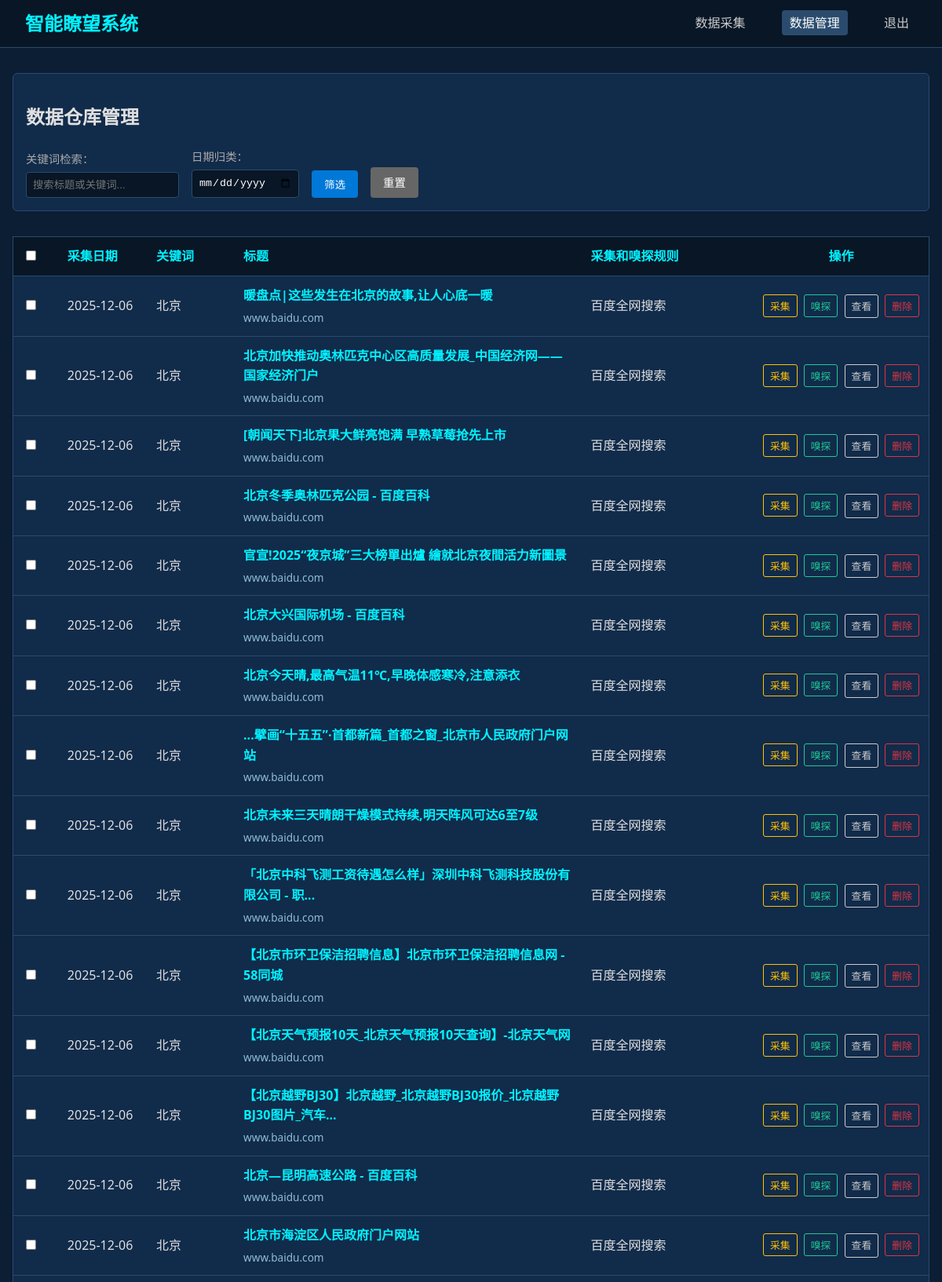
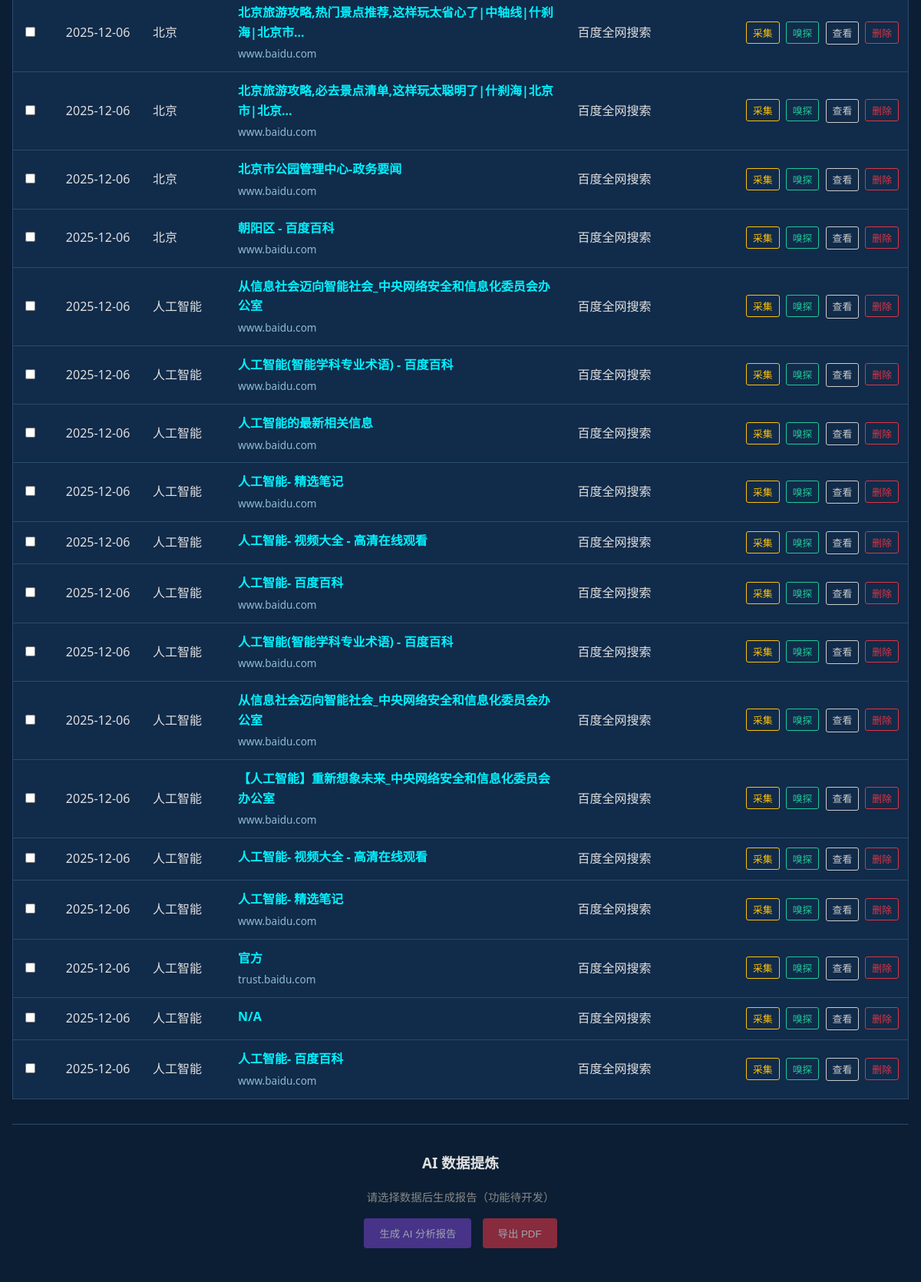
Screenshot of /data_management (signed in) with the database file from the repository (2 pictures, top to bottom).
### models.py (models this page shows, shortened)
class CrawlerResult(db.Model):
    id = db.Column(db.Integer, primary_key=True)
    keyword = db.Column(db.String(100), nullable=False)
    title = db.Column(db.String(200), nullable=False)
    summary = db.Column(db.Text, nullable=True)
    url = db.Column(db.Text, nullable=False)
    cover_url = db.Column(db.Text, nullable=True)
    content = db.Column(db.Text, nullable=True)
    created_at = db.Column(db.DateTime, default=datetime.utcnow)
    @property
    def domain(self):
        try:
            return urlparse(self.url).netloc
        except:
            return ""

### app.py (the view)
@app.route('/data_management')
def data_management():
    if 'user_id' not in session:
        return redirect(url_for('login'))
    keyword_filter = request.args.get('keyword', '')
    date_filter = request.args.get('date', '') # Format YYYY-MM-DD
    query = CrawlerResult.query
    if keyword_filter:
        query = query.filter(CrawlerResult.keyword.contains(keyword_filter) | CrawlerResult.title.contains(keyword_filter))
    if date_filter:
        try:
            date_obj = datetime.strptime(date_filter, '%Y-%m-%d').date()
            query = query.filter(db.func.date(CrawlerResult.created_at) == date_obj)
        except ValueError:
            pass # Ignore invalid date format
    saved_data = query.order_by(CrawlerResult.created_at.desc()).all()
    return render_template('data_management.html', saved_data=saved_data)

### templates/data_management.html (shortened to what this page needs)
<!DOCTYPE html>
<html lang="zh-CN">
<head>
    <link rel="stylesheet" href="{{ url_for('static', filename='style.css') }}">
</head>
<body>
    <nav class="navbar">
        <div class="logo">智能瞭望系统</div>
        <div class="nav-links">
            <a href="{{ url_for('dashboard') }}">数据采集</a>
            <a href="{{ url_for('data_management') }}" class="active">数据管理</a>
            <a href="{{ url_for('logout') }}">退出</a>
        </div>
    </nav>
    <div class="main-container">
        <section class="filter-section">
            <h2>数据仓库管理</h2>
            <form method="GET" action="{{ url_for('data_management') }}" class="filter-form">
                <div class="form-group-inline">
                    <label>关键词检索：</label>
                    <input type="text" name="keyword" value="{{ request.args.get('keyword', '') }}" placeholder="搜索标题或关键词...">
                </div>
                <div class="form-group-inline">
                    <label>日期归类：</label>
                    <input type="date" name="date" value="{{ request.args.get('date', '') }}">
                </div>
                <button type="submit" class="btn-filter">筛选</button>
                <a href="{{ url_for('data_management') }}" class="btn-reset">重置</a>
            </form>
        </section>
        <section class="data-table-section">
            <table class="data-table">
                <thead>
                    <tr>
                        <th width="5%"><input type="checkbox" id="select-all-data"></th>
                        <th width="10%">采集日期</th>
                        <th width="10%">关键词</th>
                        <th width="40%">标题</th>
                        <th width="20%">采集和嗅探规则</th>
                        <th width="15%" style="text-align: center;">操作</th>
                    </tr>
                </thead>
                <tbody>
                    {% for item in saved_data %}
                    <tr id="row-{{ item.id }}">
                        <td><input type="checkbox" class="data-checkbox" value="{{ item.id }}"></td>
                        <td>{{ item.created_at.strftime('%Y-%m-%d') }}</td>
                        <td>{{ item.keyword }}</td>
                        <td title="{{ item.title }}">
                            <a href="{{ item.url }}" target="_blank" class="result-title">{{ item.title }}</a>
                            <div class="result-domain">{{ item.domain }}</div>
                        </td>
                        <td>百度全网搜索</td>
                        <td class="col-actions">
                            <button class="btn-small btn-collect" onclick="startCollect('{{ item.id }}')">采集</button>
                            <button class="btn-small btn-sniff" onclick="startSniff('{{ item.id }}')">嗅探</button>
                            <a href="{{ item.url }}" target="_blank" class="btn-small btn-view-origin">查看</a>
                            <button class="btn-small btn-delete" onclick="deleteItem('{{ item.id }}')">删除</button>
                        </td>
                    </tr>
                    {% else %}
                    <tr>
                        <td colspan="6" style="text-align:center;">暂无数据</td>
                    </tr>
                    {% endfor %}
                </tbody>
            </table>
        </section>
        <section class="ai-actions-section">
            <h3>AI 数据提炼</h3>
            <p class="hint">请选择数据后生成报告（功能待开发）</p>
            <button class="btn-ai" disabled>生成 AI 分析报告</button>
            <button class="btn-pdf" disabled>导出 PDF</button>
        </section>
    </div>
</body>
</html>

### static/style.css (style rules this page uses)
:root { --primary-color: #00f2ff; --secondary-color: #0078d7; --bg-color: #0b1e33; --panel-bg: #112b4a; --text-color: #e0e0e0; --border-color: #2a4b6d; }
body { margin: 0; font-family: 'Segoe UI', Tahoma, Geneva, Verdana, sans-serif; background-color: var(--bg-color); color: var(--text-color); line-height: 1.6; }
a { color: var(--primary-color); text-decoration: none; }
.navbar { display: flex; justify-content: space-between; align-items: center; background: #081626; padding: 0 2rem; height: 60px; border-bottom: 1px solid var(--border-color); }
.navbar .logo { font-size: 1.5rem; font-weight: bold; color: var(--primary-color); }
.nav-links a { color: #ccc; margin-left: 2rem; padding: 5px 10px; border-radius: 4px; }
.nav-links a.active, .nav-links a:hover { background: var(--border-color); color: white; text-decoration: none; }
.main-container { max-width: 1200px; margin: 2rem auto; padding: 0 1rem; }
.data-table-section { overflow-x: auto; }
.data-table { width: 100%; border-collapse: collapse; background: var(--panel-bg); border: 1px solid var(--border-color); }
.data-table th, .data-table td { padding: 12px; text-align: left; border-bottom: 1px solid var(--border-color); }
.data-table th { background: #081626; color: var(--primary-color); }
.col-actions { white-space: nowrap; text-align: center; }
.btn-small { font-size: 0.8rem; padding: 4px 8px; border: 1px solid #ccc; color: #ccc; border-radius: 3px; margin-right: 4px; display: inline-block; cursor: pointer; }
.btn-small:last-child { margin-right: 0; }
.btn-delete { background: transparent; border-color: #dc3545; color: #dc3545; }
.btn-collect { background: transparent; border-color: #ffc107; color: #ffc107; }
.btn-sniff { background: transparent; border-color: #20c997; color: #20c997; }
.result-domain { font-size: 0.85rem; color: #8fbcd4; margin-top: 4px; }
.result-title { display: block; margin-bottom: 2px; font-weight: bold; }
.filter-section { background: var(--panel-bg); padding: 1rem; border-radius: 6px; margin-bottom: 2rem; border: 1px solid var(--border-color); }
.filter-form { display: flex; gap: 1rem; align-items: flex-end; flex-wrap: wrap; }
.form-group-inline { display: flex; flex-direction: column; }
.form-group-inline label { margin-bottom: 5px; font-size: 0.9rem; color: #aaa; }
.form-group-inline input { padding: 8px; background: #081626; border: 1px solid var(--border-color); color: white; border-radius: 4px; }
.btn-filter { padding: 8px 16px; background: var(--secondary-color); color: white; border: none; border-radius: 4px; cursor: pointer; }
.btn-reset { padding: 8px 16px; background: #666; color: white; border: none; border-radius: 4px; cursor: pointer; font-size: 0.9rem; }
.ai-actions-section { margin-top: 2rem; padding: 1rem; border-top: 1px solid var(--border-color); text-align: center; }
.btn-ai { padding: 10px 20px; background: #6f42c1; color: white; border: none; border-radius: 4px; margin-right: 10px; cursor: not-allowed; opacity: 0.6; }
.btn-pdf { padding: 10px 20px; background: #dc3545; color: white; border: none; border-radius: 4px; cursor: not-allowed; opacity: 0.6; }
.hint { font-size: 0.9rem; color: #888; margin-bottom: 1rem; }

### rows the page displays
CrawlerResult: created_at "2025-12-06", keyword "北京", title "暖盘点|这些发生在北京的故事,让人心底一暖", domain "www.baidu.com"
CrawlerResult: created_at "2025-12-06", keyword "北京", title "北京加快推动奥林匹克中心区高质量发展_中国经济网——国家经济门户", domain "www.baidu.com"
CrawlerResult: created_at "2025-12-06", keyword "北京", title "[朝闻天下]北京果大鲜亮饱满 早熟草莓抢先上市", domain "www.baidu.com"
CrawlerResult: created_at "2025-12-06", keyword "北京", title "北京冬季奥林匹克公园 - 百度百科", domain "www.baidu.com"
CrawlerResult: created_at "2025-12-06", keyword "北京", title "官宣!2025“夜京城”三大榜單出爐 繪就北京夜間活力新圖景", domain "www.baidu.com"
CrawlerResult: created_at "2025-12-06", keyword "北京", title "北京大兴国际机场 - 百度百科", domain "www.baidu.com"
CrawlerResult: created_at "2025-12-06", keyword "北京", title "北京今天晴,最高气温11℃,早晚体感寒冷,注意添衣", domain "www.baidu.com"
CrawlerResult: created_at "2025-12-06", keyword "北京", title "...擘画“十五五”·首都新篇_首都之窗_北京市人民政府门户网站", domain "www.baidu.com"
CrawlerResult: created_at "2025-12-06", keyword "北京", title "北京未来三天晴朗干燥模式持续,明天阵风可达6至7级", domain "www.baidu.com"
CrawlerResult: created_at "2025-12-06", keyword "北京", title "「北京中科飞测工资待遇怎么样」深圳中科飞测科技股份有限公司 - 职...", domain "www.baidu.com"
CrawlerResult: created_at "2025-12-06", keyword "北京", title "【北京市环卫保洁招聘信息】北京市环卫保洁招聘信息网 - 58同城", domain "www.baidu.com"
CrawlerResult: created_at "2025-12-06", keyword "北京", title "【北京天气预报10天_北京天气预报10天查询】-北京天气网", domain "www.baidu.com"
CrawlerResult: created_at "2025-12-06", keyword "北京", title "【北京越野BJ30】北京越野_北京越野BJ30报价_北京越野BJ30图片_汽车...", domain "www.baidu.com"
CrawlerResult: created_at "2025-12-06", keyword "北京", title "北京—昆明高速公路 - 百度百科", domain "www.baidu.com"
CrawlerResult: created_at "2025-12-06", keyword "北京", title "北京市海淀区人民政府门户网站", domain "www.baidu.com"
CrawlerResult: created_at "2025-12-06", keyword "北京", title "北京旅游攻略,热门景点推荐,这样玩太省心了|中轴线|什刹海|北京市...", domain "www.baidu.com"
CrawlerResult: created_at "2025-12-06", keyword "北京", title "北京旅游攻略,必去景点清单,这样玩太聪明了|什刹海|北京市|北京...", domain "www.baidu.com"
CrawlerResult: created_at "2025-12-06", keyword "北京", title "北京市公园管理中心-政务要闻", domain "www.baidu.com"
CrawlerResult: created_at "2025-12-06", keyword "北京", title "朝阳区 - 百度百科", domain "www.baidu.com"
CrawlerResult: created_at "2025-12-06", keyword "人工智能", title "从信息社会迈向智能社会_中央网络安全和信息化委员会办公室", domain "www.baidu.com"
CrawlerResult: created_at "2025-12-06", keyword "人工智能", title "人工智能(智能学科专业术语) - 百度百科", domain "www.baidu.com"
CrawlerResult: created_at "2025-12-06", keyword "人工智能", title "人工智能的最新相关信息", domain "www.baidu.com"
CrawlerResult: created_at "2025-12-06", keyword "人工智能", title "人工智能- 精选笔记", domain "www.baidu.com"
CrawlerResult: created_at "2025-12-06", keyword "人工智能", title "人工智能- 视频大全 - 高清在线观看"
CrawlerResult: created_at "2025-12-06", keyword "人工智能", title "人工智能- 百度百科", domain "www.baidu.com"
CrawlerResult: created_at "2025-12-06", keyword "人工智能", title "人工智能(智能学科专业术语) - 百度百科", domain "www.baidu.com"
CrawlerResult: created_at "2025-12-06", keyword "人工智能", title "从信息社会迈向智能社会_中央网络安全和信息化委员会办公室", domain "www.baidu.com"
CrawlerResult: created_at "2025-12-06", keyword "人工智能", title "【人工智能】重新想象未来_中央网络安全和信息化委员会办公室", domain "www.baidu.com"
CrawlerResult: created_at "2025-12-06", keyword "人工智能", title "人工智能- 视频大全 - 高清在线观看"
CrawlerResult: created_at "2025-12-06", keyword "人工智能", title "人工智能- 精选笔记", domain "www.baidu.com"
CrawlerResult: created_at "2025-12-06", keyword "人工智能", title "官方", domain "trust.baidu.com"
CrawlerResult: created_at "2025-12-06", keyword "人工智能", title "N/A"
CrawlerResult: created_at "2025-12-06", keyword "人工智能", title "人工智能- 百度百科", domain "www.baidu.com"
